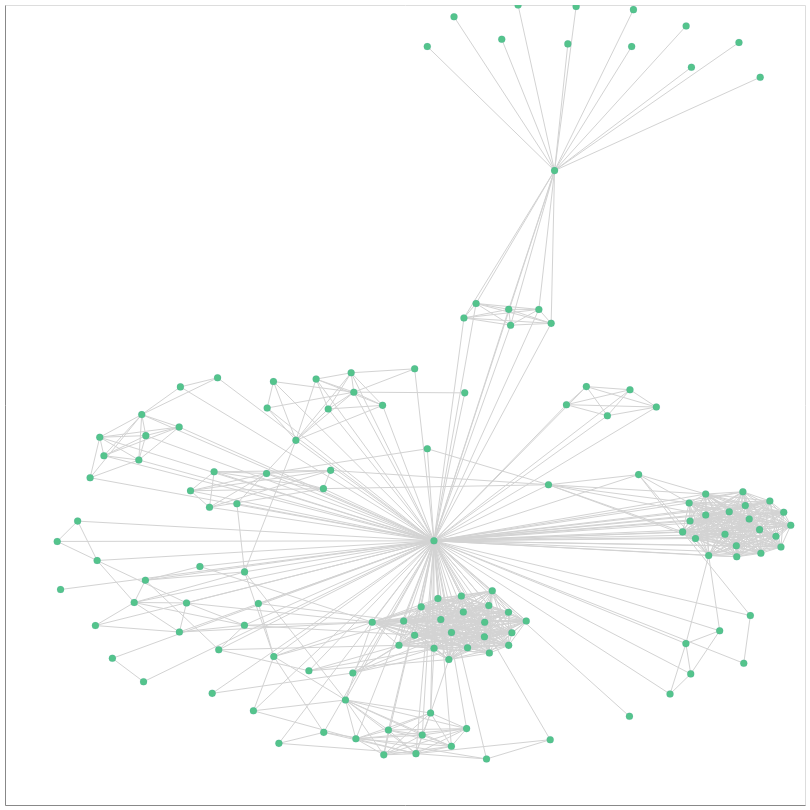

Notebook code for this chart:
### Code cell
for index, row in rf.iterrows():
    G.add_node(row['orcid'], name=row['full_name'], color='#54C48C')

json = map(force_orcid, r.json()[0]['relationships']['researcher-researcher'])
ef = pd.DataFrame(json, columns=['from', 'to'])
G.add_edges_from(ef.to_numpy())

# Compute positions
pos = nx.spring_layout(G)

options = {
    "font_size": 12,
    "node_size": 50,
    "edge_color": "lightgray",
    "node_color": "#54C48C",
    "linewidths": 0.1,
    "width": 1
}

# Show information about the graph
print(nx.info(G))
print("Network density:", nx.density(G))

# export graph to a gephi file
nx.write_gexf(G, "co-authors.gexf")

# Draw the graph using altair
viz = nxa.draw_networkx(G, pos=pos, node_tooltip='name', **options).properties(width=800, height=800)
viz.interactive()

### Figure 1 — Vega-Lite specification as saved in the notebook (floating-point values rounded to 4 significant figures; data arrays with more than 128 entries replaced by an {"elided": "..."} marker saying what was removed)
{"config": {"view": {"continuousWidth": 400, "continuousHeight": 300}}, "layer": [{"data": {"name": "data-6da4ed0719ea617c57f21aa4b7694346"}, "mark": {"type": "line", "color": "lightgray", "opacity": 1, "strokeWidth": 1}, "encoding": {"detail": {"type": "quantitative", "field": "edge"}, "x": {"type": "quantitative", "axis": {"grid": false, "labels": false, "ticks": false, "title": ""}, "field": "x"}, "y": {"type": "quantitative", "axis": {"grid": false, "labels": false, "ticks": false, "title": ""}, "field": "y"}}, "selection": {"selector001": {"type": "interval", "bind": "scales", "encodings": ["x", "y"]}}}, {"data": {"name": "data-fa83c18e83f1f9addd132bc0ea7e6b1e"}, "mark": {"type": "point", "fill": "#54C48C", "opacity": 1, "size": 50, "strokeWidth": 0.1}, "encoding": {"tooltip": {"type": "nominal", "field": "name"}, "x": {"type": "quantitative", "axis": {"grid": false, "labels": false, "ticks": false}, "field": "x"}, "y": {"type": "quantitative", "axis": {"grid": false, "labels": false, "ticks": false}, "field": "y"}}}], "height": 800, "width": 800, "$schema": "https://vega.github.io/schema/vega-lite/v4.8.1.json", "datasets": {"data-6da4ed0719ea617c57f21aa4b7694346": {"elided": "1568 records"}, "data-fa83c18e83f1f9addd132bc0ea7e6b1e": {"elided": "138 records"}}}
